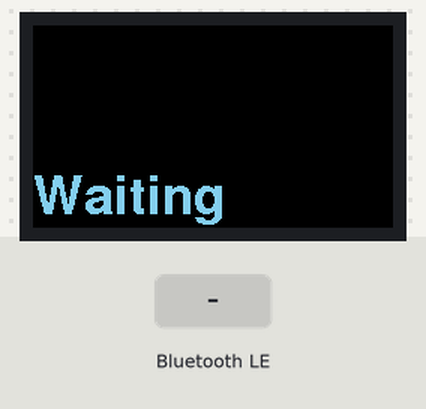
Recording of a program running on a simulated ESP32. Parts: 240×135 colour display. The inputs (shaded band) are chosen by the test bench. Nothing arrives over Bluetooth unless stated; a phone connects over Bluetooth LE 3 s after start; what the program prints to the serial monitor is not drawn.

Above: at 0.3 s.
At 3.8 s:
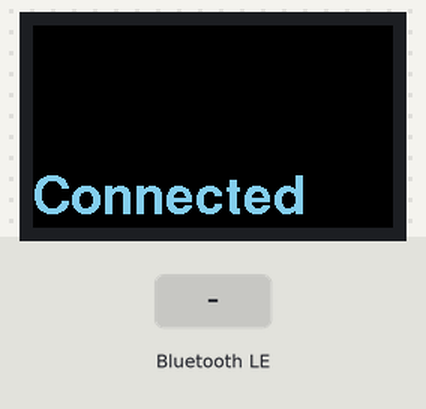
3.9 s: Bluetooth LE write "1" received
Timing chart, 0 to 6.9 s (numbered marks = the images above; inputs shaded):
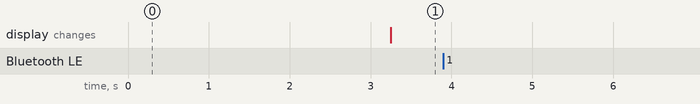

Measured:
- after the input at 3.9 s, every drawn part: stays the same

The program:

main.cpp
```cpp
/*
    Video: https://www.youtube.com/watch?v=oCMOYS71NIU
    Based on Neil Kolban example for IDF: https://github.com/nkolban/esp32-snippets/blob/master/cpp_utils/tests/BLE%20Tests/SampleNotify.cpp
    Ported to Arduino ESP32 by Evandro Copercini

   Create a BLE server that, once we receive a connection, will send periodic notifications.
   The service advertises itself as: 6E400001-B5A3-F393-E0A9-E50E24DCCA9E
   Has a characteristic of: 6E400002-B5A3-F393-E0A9-E50E24DCCA9E - used for receiving data with "WRITE"
   Has a characteristic of: 6E400003-B5A3-F393-E0A9-E50E24DCCA9E - used to send data with  "NOTIFY"

   The design of creating the BLE server is:
   1. Create a BLE Server
   2. Create a BLE Service
   3. Create a BLE Characteristic on the Service
   4. Create a BLE Descriptor on the characteristic
   5. Start the service.
   6. Start advertising.

   In this example rxValue is the data received (only accessible inside that function).
   And txValue is the data to be sent, in this example just a byte incremented every second.
*/
#include <Arduino.h>
#include <SPI.h>
#include <TFT_eSPI.h>
#include <BLEDevice.h>
#include <BLEServer.h>
#include <BLEUtils.h>
#include <BLE2902.h>
#include "Button2.h"

#define BUTTON_1 35
#define BUTTON_2 0
Button2 btn1(BUTTON_1);
Button2 btn2(BUTTON_2);
const int pwmFreq = 5000;
const int pwmResolution = 8;
const int pwmLedChannelTFT = 0;
const int backlight[5] = {16,32,64,128,255};
byte tft_brightness=4;

BLEServer *pServer = NULL;
BLECharacteristic * pTxCharacteristic;
bool deviceConnected = false;
bool oldDeviceConnected = false;
uint8_t txValue = 0;

// See the following for generating UUIDs:
// https://www.uuidgenerator.net/

#define SERVICE_UUID           "6E400001-B5A3-F393-E0A9-E50E24DCCA9E" // UART service UUID
#define CHARACTERISTIC_UUID_RX "6E400002-B5A3-F393-E0A9-E50E24DCCA9E"
#define CHARACTERISTIC_UUID_TX "6E400003-B5A3-F393-E0A9-E50E24DCCA9E"

TFT_eSPI tft = TFT_eSPI();


class MyServerCallbacks: public BLEServerCallbacks {
    void onConnect(BLEServer* pServer) {
      deviceConnected = true;
    };

    void onDisconnect(BLEServer* pServer) {
      deviceConnected = false;
    }
};

class MyCallbacks: public BLECharacteristicCallbacks {
    void onWrite(BLECharacteristic *pCharacteristic) {
      std::string rxValue = pCharacteristic->getValue();

      if (rxValue.length() > 0) {
        Serial.println("*********");
        Serial.print("Received Value: ");
        for (int i = 0; i < rxValue.length(); i++)
          Serial.print(rxValue[i]);

        Serial.println();
        Serial.println("*********");
      }
    }
};

void tft_init() {
  tft.init();
  tft.setRotation(1);
  tft.fillScreen(TFT_BLACK);
  tft.setTextColor(TFT_WHITE,TFT_BLACK);
  tft.setTextSize(1);

  ledcSetup(pwmLedChannelTFT, pwmFreq, pwmResolution);
  ledcAttachPin(TFT_BL, pwmLedChannelTFT);
  ledcWrite(pwmLedChannelTFT, 255);
}

void displayConnectionState(uint8_t state) {
  char buf[32];
  switch (state)
  {
  case 1:
    sprintf(buf, "Waiting");
    break;
  case 2:
    sprintf(buf, "Connected");
    break;

  default:
    break;
  }

  tft.setTextColor(TFT_SKYBLUE);
  tft.fillRect(0,0,tft.width(),tft.height(), TFT_BLACK);
  tft.setFreeFont(&FreeSansBold18pt7b);
  tft.setCursor(0,tft.height()-10);
  tft.print(buf);
}
void setup() {
  tft_init();

  Serial.begin(115200);

  // Create the BLE Device
  BLEDevice::init("UART Service");

  // Create the BLE Server
  pServer = BLEDevice::createServer();
  pServer->setCallbacks(new MyServerCallbacks());

  // Create the BLE Service
  BLEService *pService = pServer->createService(SERVICE_UUID);

  // Create a BLE Characteristic
  pTxCharacteristic = pService->createCharacteristic(
										CHARACTERISTIC_UUID_TX,
										BLECharacteristic::PROPERTY_NOTIFY
									);

  pTxCharacteristic->addDescriptor(new BLE2902());

  BLECharacteristic * pRxCharacteristic = pService->createCharacteristic(
											 CHARACTERISTIC_UUID_RX,
											BLECharacteristic::PROPERTY_WRITE
										);

  pRxCharacteristic->setCallbacks(new MyCallbacks());

  // Start the service
  pService->start();

  // Start advertising
  pServer->getAdvertising()->start();
  displayConnectionState(1);
}


void loop() {

    if (deviceConnected) {
        pTxCharacteristic->setValue(&txValue, 1);
        pTxCharacteristic->notify();
        txValue++;
		delay(30); // bluetooth stack will go into congestion, if too many packets are sent
	}

    // disconnecting
    if (!deviceConnected && oldDeviceConnected) {
        delay(500); // give the bluetooth stack the chance to get things ready
        pServer->startAdvertising(); // restart advertising

        displayConnectionState(1);
        oldDeviceConnected = deviceConnected;
    }
    // connecting
    if (deviceConnected && !oldDeviceConnected) {
		// do stuff here on connecting
        oldDeviceConnected = deviceConnected;
        displayConnectionState(2);
    }
}
```
